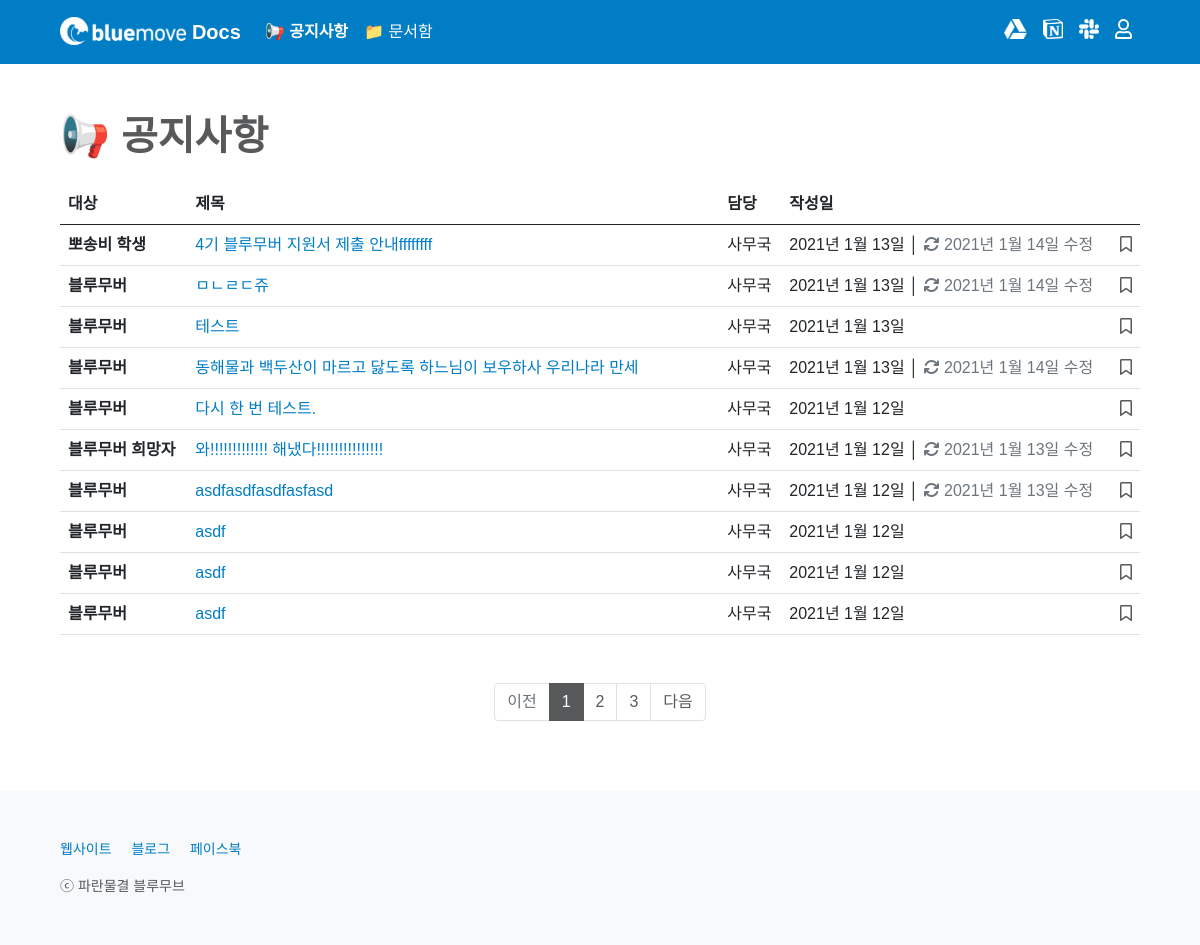
/notice/, run on an earlier commit of the app's database.
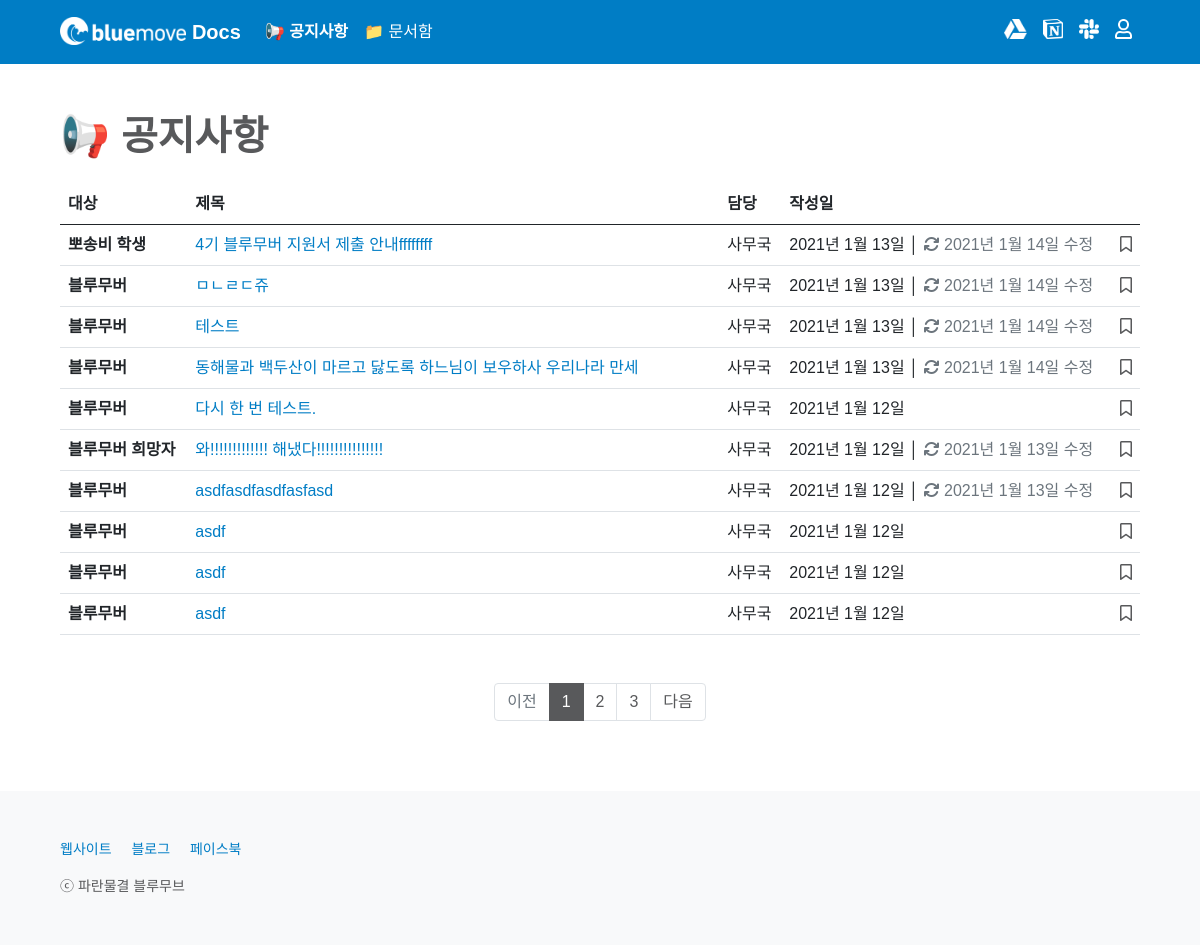
And on a later commit of the database.
### notice/models.py (models this page shows, shortened)
class Notice(models.Model):
    CATEGORY_CHOICES = {
        ('bluemover', '블루무버'),
        ('applicant', '블루무버 희망자'),
        ('posongvi', '뽀송비 학생')
    }
    title = models.CharField(max_length = 50)
    writer = models.ForeignKey(User, on_delete=models.CASCADE)
    category = models.CharField(max_length = 50, choices = CATEGORY_CHOICES)
    content = RichTextField()
    image = models.ImageField(upload_to='images/')
    created_at = models.DateField(auto_now_add = True)
    updated_at = models.DateField(auto_now = True)
    favorite_user_set = models.ManyToManyField(User, blank=True, related_name="favorite_user_set", through="Favorite")

### notice/views.py (the view)
# urls.py: path('', main, name='main'),
def main(request):
    all_notices = Notice.objects.all().order_by('-id')
    page = request.GET.get('page', 1)
    paginator = Paginator(all_notices, 10)
    try:
        all_notices = paginator.page(page)
    except PageNotAnInteger:
        all_notices = paginator.page(1)
    except EmptyPage:
        all_notices = paginator.page(paginator.num_pages)
    return render(request, 'notice/main.html', {'all_notices': all_notices})

### notice/templates/notice/main.html (shortened to what this page needs)
{% extends 'base.html' %}
{% block content %}
{% include 'shared/_navbar4notice.html' %}
<main class="px-2 px-md-5">
    <div class="container-md mt-5">
        <h1 class="mb-4" style="font-weight: 600; color: #58595B;">📢 공지사항</h1>
        {% include 'shared/_noticetable.html' %}
    </div>
</main>
{% endblock %}

### home/templates/shared/_noticetable.html (shortened to what the changed rows need)
<div class="table-responsive" id="noticetable-table">
    <table class="table">
        <thead>
            <tr>
                <th scope="col">대상</th>
                <th scope="col">제목</th>
                <th scope="col">담당</th>
                <th scope="col">작성일</th>
                <th class="text-end" scope="col"></th>
            </tr>
        </thead>
        <tbody>
            {% for notice in all_notices %}
            <tr>
                <th scope="row">
                    {% if notice.category == 'bluemover' %}
                    블루무버
                    {% endif %}
                    {% if notice.category == 'posongvi' %}
                    뽀송비 학생
                    {% endif %}
                    {% if notice.category == 'applicant' %}
                    블루무버 희망자
                    {% endif %}
                </th>
                <td><a href="{% url 'notice:read' notice.id %}{{ request.get_full_path|cut:request.path }}" style="word-break: break-word; overflow: hidden; text-overflow: ellipsis; width: 500px; display: -webkit-box; -webkit-line-clamp: 1; -webkit-box-orient: vertical;">{{ notice.title }}</a></td>
                <td>
                    {% if not notice.writer.first_name == '' %}
                    {{ notice.writer.last_name }}{{ notice.writer.first_name }}
                    {% else %}
                    {{ notice.writer }}
                    {% endif %}
                </td>
                <td>
                    {% if notice.created_at == notice.updated_at %}
                    {{ notice.created_at }}
                    {% else %}
                    {{ notice.created_at }} │ <span style="color: #6C757D;"><i class="fas fa-sync"></i> {{ notice.updated_at }} 수정</span>
                    {% endif %}
                </td>
                <td>
                    {% if user.is_authenticated %}
                    <div class="text-end">
                        {% if not request.path == '/notice/' %}
                        <a class="bookmark" href="{% url 'notice:notice_favorite' notice.id %}?next={{ request.get_full_path }}#noticeTablePosition">
                        {% else %}
                        <a class="bookmark" href="{% url 'notice:notice_favorite' notice.id %}?next={{ request.get_full_path }}">
                        {% endif %}
                            {% if user in notice.favorite_user_set.all %}
                            <i class="fas fa-bookmark"></i>
                            {% else %}
                            <i class="far fa-bookmark"></i>
                            {% endif %}
                        </a>
                    </div>
                    {% else %}
                    <div class="text-end">
                        <a type="button" class="bookmark" data-bs-toggle="modal" data-bs-target="#tableloginModal">
                            <i class="far fa-bookmark"></i>
                        </a>
                    </div>
                    {% endif %}
                </td>
            </tr>
            {% empty %}
            <tr>
                <td colspan="5">
                    <div class="text-center"><br><h2 style="color: #CCCCCC; font-weight: 600;"><i class="far fa-folder-open"></i> 비어 있어요!</h2><p class="mb-4">공지사항이 없습니다.</p></div>
                </td>
            </tr>
            {% endfor %}
        </tbody>
    </table>
</div>

What changed in the data, as far as the page shows it:
changed Notice "테스트": updated_at (not shown) → "2021년 1월 14일"
